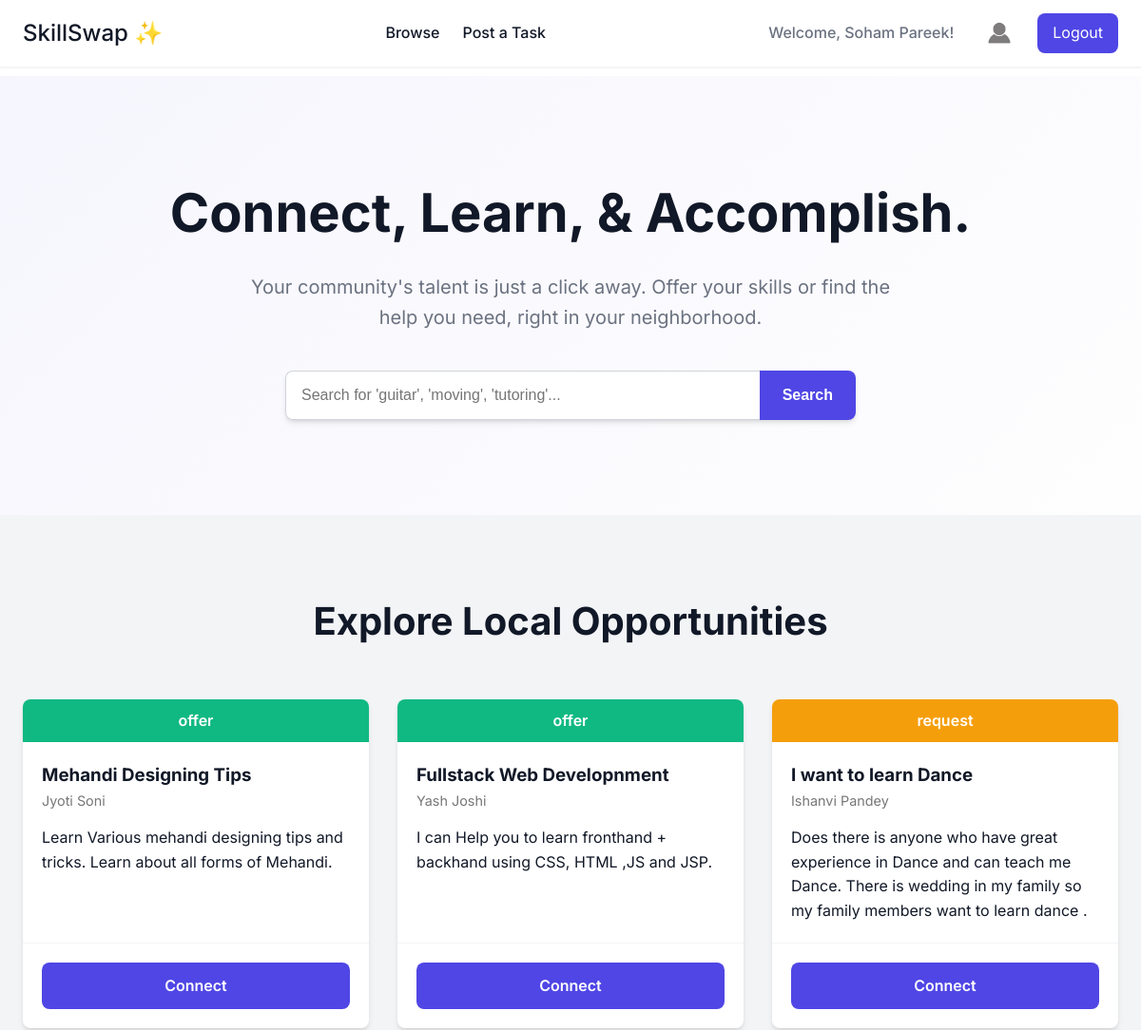
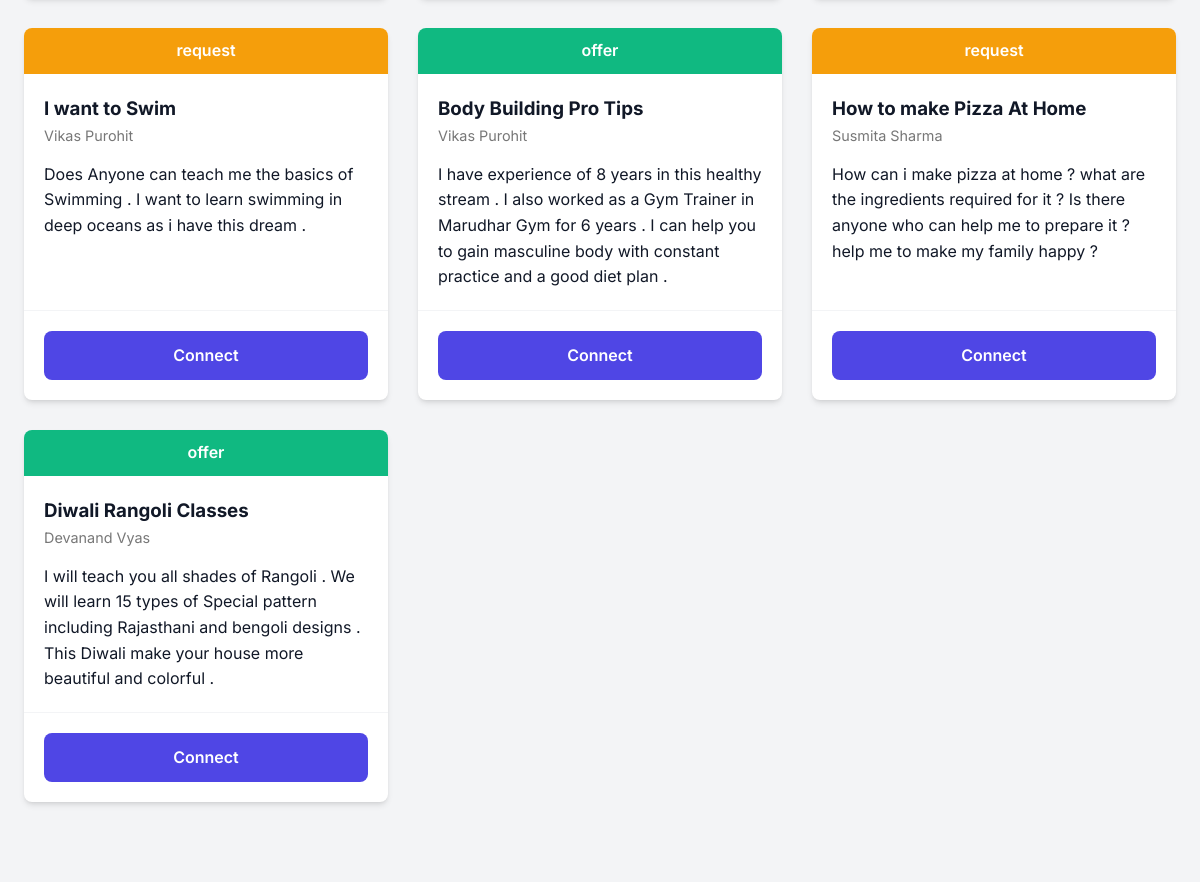
The page /index.php (signed in) on the database its author committed (2 pictures, top to bottom).
### tables this page shows
CREATE TABLE IF NOT EXISTS `details` (
  `req_offer` varchar(30) NOT NULL,
  `sn` int(11) NOT NULL,
  `code` varchar(100) NOT NULL,
  `category` varchar(80) NOT NULL,
  `topic` varchar(100) NOT NULL,
  `user` varchar(80) NOT NULL,
  `description` varchar(300) NOT NULL
);

### index.php (the view, shortened to what this page needs)
<?php
    $conn=mysqli_connect("localhost","root","","skillswap");
    $isUserLoggedIn = isset($_COOKIE['admin']);
    $userEmail = $isUserLoggedIn ? htmlspecialchars($_COOKIE['admin']) : '';
    $rs =Mysqli_query($conn,"select * from admin where email ='$userEmail'" );
    If($r=mysqli_fetch_array($rs)){
    $userName =$r["name"];
}
?>
<!DOCTYPE html>
<html lang="en">
<head>
    <link rel="stylesheet" href="style.css">
</head>
<body>
     <header>
    <nav class="container">
        <a onclick="homepage()" class="logo nav-link">SkillSwap ✨</a>
        <div class="nav-links">
            <p style="cursor:pointer;" onclick="homepage()" class="nav-link">Browse</p>
            <?php if ($isUserLoggedIn): ?>
                <p style="cursor:pointer;" class="nav-link" onclick="postpage()">Post a Task</p>
            <?php else: ?>
                <p style="cursor:pointer;" class="nav-link requires-auth">Post a Task</p>
            <?php endif; ?>
        </div>
        <div class="nav-auth <?php if (!$isUserLoggedIn) echo 'hidden'; ?>" id="nav-auth-logged-in">
            <span class="welcome-user">Welcome, <?php echo htmlspecialchars($userName); ?>!</span>
            <p onclick="profile()" class="profile-icon <?php if (!$isUserLoggedIn) echo 'requires-auth'; ?>" title="View Profile">
                <img src="user-icon.jpg" alt="Profile" style="width:32px; height:32px; border-radius:50%; margin-left:8px;">
            </p>
            <a href="logout.php" id="logout-btn" class="logout-btn">Logout</a>
        </div>
    </nav>
</header>
     <main>
        <div id="main-content">
            <section id="home-page" class="page">
                <section class="hero">
                    <div class="hero-content">
                        <h1>Connect, Learn, & Accomplish.</h1>
                        <p>Your community's talent is just a click away. Offer your skills or find the help you need, right in your neighborhood.</p>
                        <div class="hero-search">
                            <input type="text" id="searchInput" placeholder="Search for 'guitar', 'moving', 'tutoring'...">
                            <button id="searchBtn">Search</button>
                        </div>
                    </div>
                </section>
                <section id="browse" class="listings-section">
                    <div class="container">
                       <h2>Explore Local Opportunities</h2>
                        <div class="listings-grid">
                                <?php
								$conn =mysqli_connect("localhost","root","","skillswap");
								if(isset($_COOKIE["admin"])){
									$loginUser=$_COOKIE["admin"];
									$query = "select * from details where user<>'$loginUser' order by sn ";
								}
								else{
									$query = "select * from details order by rand()";
								}
								$rs = mysqli_query($conn,$query);
								while($r=mysqli_fetch_array($rs)){
									$useremail = $r["user"];
									$rs1 =mysqli_query($conn,"select * from admin where email ='$useremail'");
									if($r1=mysqli_fetch_array($rs1)){
										$name =$r1["name"];
									}
							?>
                            <div class="card" data-task-id="1" data-title="<?=$r["topic"]?>" data-user="<?=$name?>" data-desc="<?=$r["description"]?>">
                                <div class="card-header <?=$r["req_offer"]?>"><?=$r["req_offer"]?></div>
                                <div class="card-body">
                                    <h3><?=$r["topic"]?></h3>
                                    <p class="card-user"><?=$name?></p>
                                    <p><?=$r["description"]?></p>
                                </div>
										<div class="card-footer">
										<?php if ($isUserLoggedIn): ?>
                            <p onclick="connectpage('<?= $r['code'] ?>')" class="btn btn-primary connect-btn">Connect</p>
                        <?php else: ?>
                            <p class="btn btn-primary connect-btn requires-auth">Connect</p>
                        <?php endif; ?>
                                </div>
                            </div>
							<?php
								}
								?>
                        </div>
                    </div>
                </section>
            </section>
        </div>
    </main>
</body>
</html>

### style.css (style rules this page uses)
:root { --primary-color: #4F46E5; --secondary-color: #10B981; --accent-color: #F59E0B; --dark-color: #111827; --light-color: #FFFFFF; --gray-100: #F3F4F6; --gray-200: #E5E7EB; --gray-500: #6B7280; --font-family: 'Inter', sans-serif; --border-radius: 8px; --shadow-sm: 0 1px 2px 0 rgb(0 0 0 / 0.05); --shadow-md: 0 4px 6px -1px rgb(0 0 0 / 0.1), 0 2px 4px -2px rgb(0 0 0 / 0.1); --shadow-lg: 0 10px 15px -3px rgb(0 0 0 / 0.1), 0 4px 6px -4px rgb(0 0 0 / 0.1); }
* { margin: 0; padding: 0; box-sizing: border-box; }
body { font-family: var(--font-family); color: var(--dark-color); background-color: var(--light-color); line-height: 1.6; }
.container { max-width: 1200px; margin: 0 auto; padding: 0 24px; }
.page { padding-top: 80px; min-height: calc(100vh - 120px); }
header { background: var(--light-color); box-shadow: var(--shadow-sm); border-bottom: 1px solid var(--gray-100); position: fixed; width: 100%; top: 0; z-index: 900; }
header nav { display: flex; justify-content: space-between; align-items: center; height: 70px; }
.logo { font-weight: 700; font-size: 1.5rem; color: var(--primary-color); text-decoration: none; cursor:pointer; }
.nav-links, .nav-auth { display: flex; align-items: center; gap: 24px; }
.nav-link { text-decoration: none; color: var(--dark-color); font-weight: 500; transition: color 0.3s ease; }
.signup-btn, .logout-btn { background: var(--primary-color); color: var(--light-color); padding: 8px 16px; border-radius: var(--border-radius); transition: background-color 0.3s ease; text-decoration: none; }
.welcome-user { font-weight: 500; color: var(--gray-500); }
.hero { background: linear-gradient(135deg, rgba(79, 70, 229, 0.05), rgba(243, 244, 246, 0.1)); text-align: center; padding: 100px 24px; }
.hero-content h1 { font-size: 3.5rem; font-weight: 700; margin-bottom: 1rem; }
.hero-content p { font-size: 1.25rem; max-width: 700px; margin: 0 auto 2.5rem; color: var(--gray-500); }
.hero-search { display: flex; max-width: 600px; margin: auto; box-shadow: var(--shadow-md); border-radius: var(--border-radius); }
.hero-search input { flex-grow: 1; border: 1px solid #D1D5DB; padding: 16px; border-radius: var(--border-radius) 0 0 var(--border-radius); border-right: none; font-size: 1rem; }
.hero-search button { padding: 0 24px; background: var(--primary-color); color: white; border: none; border-radius: 0 var(--border-radius) var(--border-radius) 0; cursor: pointer; font-weight: 600; font-size: 1rem; }
.listings-section { background: var(--gray-100); padding: 80px 0; }
.listings-section h2 { text-align: center; font-size: 2.5rem; margin-bottom: 50px; }
.listings-grid { display: grid; grid-template-columns: repeat(auto-fill, minmax(320px, 1fr)); gap: 30px; }
.card { background: var(--light-color); border-radius: var(--border-radius); box-shadow: var(--shadow-md); overflow: hidden; display: flex; flex-direction: column; transition: transform 0.3s ease, box-shadow 0.3s ease; }
.card-header { padding: 10px 20px; color: var(--light-color); font-weight: 600; text-align: center; }
.card-header.offer { background: var(--secondary-color); }
.card-header.request { background: var(--accent-color); }
.card-body { padding: 20px; flex-grow: 1; }
.card-user { font-size: 0.9rem; color: #777; margin-bottom: 15px; }
.card-footer { padding: 20px; border-top: 1px solid var(--gray-100); text-align: center; }
.btn { padding: 12px 30px; text-decoration: none; border-radius: var(--border-radius); font-weight: 600; transition: all 0.3s ease; border: none; cursor: pointer; }
.btn-primary { background: var(--primary-color); color: var(--light-color); }
.profile-icon img { width: 32px; height: 32px; border-radius: 50%; vertical-align: middle; margin-left: 10px; cursor: pointer; transition: transform 0.2s; }

### rows shown on the page
details: req_offer "offer", topic "Mehandi Designing Tips", admin.name "Jyoti Soni", description "Learn Various mehandi designing tips and tricks. Learn about all forms of Mehandi."
details: req_offer "offer", topic "Fullstack Web Developnment", admin.name "Yash Joshi", description "I can Help you to learn fronthand + backhand using CSS, HTML ,JS and JSP."
details: req_offer "request", topic "I want to learn Dance", admin.name "Ishanvi Pandey", description "Does there is anyone who have great experience in Dance and can teach me Dance. There is wedding in my family so my family members want to learn dance ."
details: req_offer "request", topic "I want to Swim", admin.name "Vikas Purohit", description "Does Anyone can teach me the basics of Swimming . I want to learn swimming in deep oceans as i have this dream ."
details: req_offer "offer", topic "Body Building Pro Tips", admin.name "Vikas Purohit", description "I have experience of 8 years in this healthy stream . I also worked as a Gym Trainer in Marudhar Gym for 6 years . I can help you to gain masculine body with constant practice and a good diet plan ."
details: req_offer "request", topic "How to make Pizza At Home", admin.name "Susmita Sharma", description "How can i make pizza at home ? what are the ingredients required for it ? Is there anyone who can help me to prepare it ? help me to make my family happy ?"
details: req_offer "offer", topic "Diwali Rangoli Classes", admin.name "Devanand Vyas", description "I will teach you all shades of Rangoli . We will learn 15 types of Special pattern including Rajasthani and bengoli designs . This Diwali make your house more beautiful and colorful ."

### other values the page prints
$userName "Soham Pareek"
